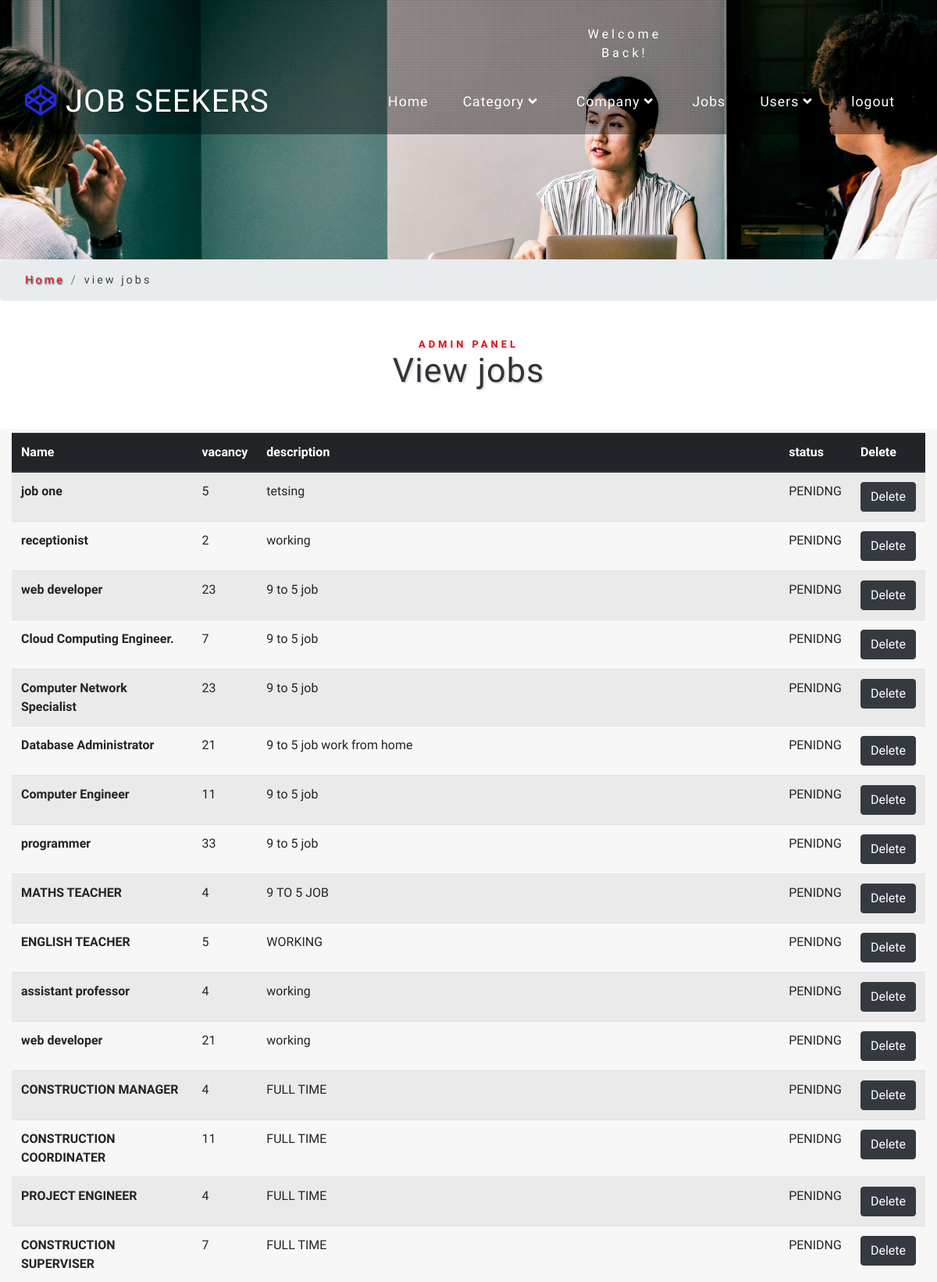
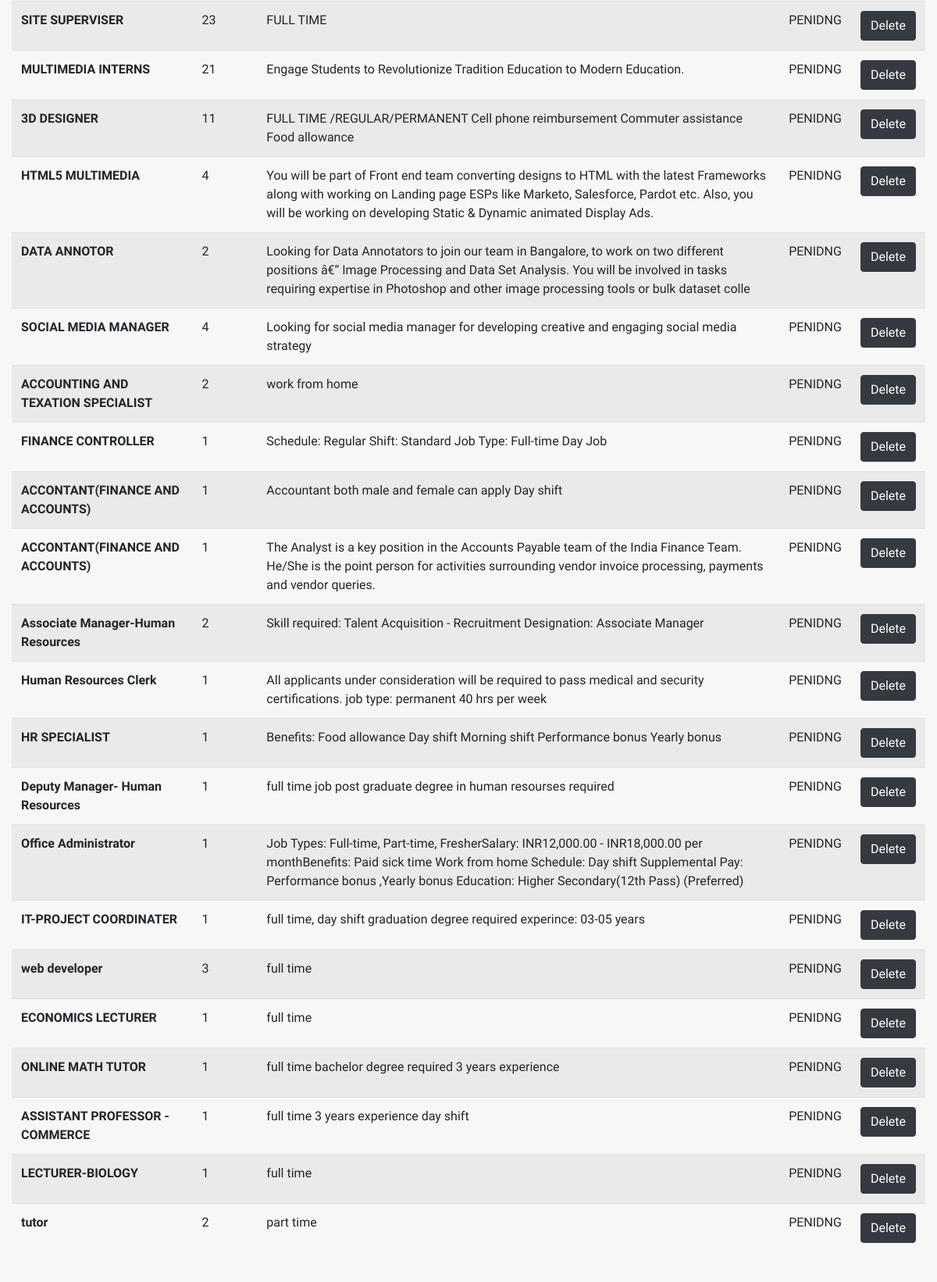
/admin/viewjob.php (signed in, upper part), run on the app's committed database (2 pictures, top to bottom).
### tables this page shows
CREATE TABLE `job` (
  `jid` int(255) NOT NULL,
  `cid` int(255) NOT NULL,
  `jname` varchar(50) NOT NULL,
  `jvacancy` varchar(255) NOT NULL,
  `jdescription` varchar(255) NOT NULL,
  `jsalary` varchar(255) NOT NULL,
  `soft_skills` varchar(255) NOT NULL,
  `hard_skills` varchar(255) NOT NULL,
  `status` varchar(250) NOT NULL,
  `coid` int(255) NOT NULL
);

### admin/viewjob.php (the view, shortened to what this page needs)
<?php
include "header1.php";
include "connection.php";
?><ol class="breadcrumb justify-content-left">
    <li class="breadcrumb-item">
      <a href="index.php">Home</a>
    </li>
    <li class="breadcrumb-item active">view jobs</li>
  </ol>
  <section class="banner-bottom-wthree pt-lg-5 pt-md-3 pt-3">
    <div class="inner-sec-w3ls">
      <h3 class="tittle text-center mb-lg-5 mb-3">
        <span>Admin Panel</span>View jobs</h3>
      <div class="container-fluid">
        <div class="row">
          <div class="col-md-12 main_grid_contact" style="padding: 5px 15px 25px 15px !important;">
            <div class="form">
              <table class="table table-striped table-hover">
                <thead class="thead-dark">
                  <tr>
                    <th scope="col">Name</th>
                    <th scope="col">vacancy</th>
                    <th scope="col">description</th>
                    <th scope="col">status</th>
                    <th scope="col">Delete</th>
                  </tr>
                </thead>
                <tbody>
                  <?php
                    $q = "select * from `job`";
                    $res = mysqli_query($conn,$q);
                    if(mysqli_num_rows($res)>0)
                    {
                      while($row = mysqli_fetch_array($res)){
                        ?>
                        <tr>
                          <th scope="row"><?php echo $row['jname'];?></th>
                          <td><?php echo $row['jvacancy'];?></td>
                          <td><?php echo $row['jdescription'];?></td> <td><?php echo $row['status'];?></td>
                          <td><a href="deletejob.php?x=<?php echo$row['jid'];?>"class="btn btn-dark">Delete</a></td>
                        </tr>
                        <?php
                      }
                    }
                    else
                    {
                      ?>
                      <tr>
                        <th scope="row" colspan="4">No Record Found..!!</th>
                      </tr>
                      <?php
                    }
                  ?>
                </tbody>
              </table>
            </div>
          </div>
        </div>
      </div>
    </div>
  </section>
<?php
  include "footer.php";
?>

### admin/css/style.css (style rules this page uses)
html, body { margin: 0; font-size: 100%; font-family: 'Dosis', sans-serif; background: #fff; }
body a { text-decoration: none; transition: 0.5s all; -webkit-transition: 0.5s all; -moz-transition: 0.5s all; -o-transition: 0.5s all; -ms-transition: 0.5s all; font-family: 'Dosis', sans-serif; }
h1, h2, h3, h4, h5, h6 { margin: 0; font-family: 'Dosis', sans-serif; letter-spacing: 1px; }
h3.tittle span { display: block; text-transform: uppercase; font-size: 0.3em; color: #de0f17; letter-spacing: 4px; font-weight: 600; }
h3.tittle { text-shadow: 2px 2px 2px rgba(41, 41, 41, 0.15); font-size: 2.7em; color: #333338; font-weight: 400; }
li.breadcrumb-item { font-size: 0.9em; letter-spacing: 3px; }
li.breadcrumb-item a { color: #ec1c24; text-shadow: 1px 1px 2px #252424; }
.breadcrumb-item.active { color: #404244; }
ol.breadcrumb { margin: 0; padding: 1em 2em; }
.main_grid_contact { background: #f7f7f7; padding: 9em 5em; }

### data on the page
job: jname "job one", jvacancy "5", jdescription "tetsing", status "PENIDNG"
job: jname "receptionist", jvacancy "2", jdescription "working", status "PENIDNG"
job: jname "web developer", jvacancy "23", jdescription "9 to 5 job", status "PENIDNG"
job: jname "Cloud Computing Engineer.", jvacancy "7", jdescription "9 to 5 job", status "PENIDNG"
job: jname "Computer Network Specialist", jvacancy "23", jdescription "9 to 5 job", status "PENIDNG"
job: jname "Database Administrator", jvacancy "21", jdescription "9 to 5 job work from home", status "PENIDNG"
job: jname "Computer Engineer", jvacancy "11", jdescription "9 to 5 job", status "PENIDNG"
job: jname "programmer", jvacancy "33", jdescription "9 to 5 job", status "PENIDNG"
job: jname "MATHS TEACHER", jvacancy "4", jdescription "9 TO 5 JOB", status "PENIDNG"
job: jname "ENGLISH TEACHER", jvacancy "5", jdescription "WORKING", status "PENIDNG"
job: jname "assistant professor", jvacancy "4", jdescription "working", status "PENIDNG"
job: jname "web developer", jvacancy "21", jdescription "working", status "PENIDNG"
job: jname "CONSTRUCTION MANAGER", jvacancy "4", jdescription "FULL TIME", status "PENIDNG"
job: jname "CONSTRUCTION COORDINATER", jvacancy "11", jdescription "FULL TIME", status "PENIDNG"
job: jname "PROJECT ENGINEER", jvacancy "4", jdescription "FULL TIME", status "PENIDNG"
job: jname "CONSTRUCTION SUPERVISER", jvacancy "7", jdescription "FULL TIME", status "PENIDNG"
job: jname "SITE SUPERVISER", jvacancy "23", jdescription "FULL TIME", status "PENIDNG"
job: jname "MULTIMEDIA INTERNS", jvacancy "21", jdescription "Engage Students to Revolutionize Tradition Education to Modern Education.", status "PENIDNG"
job: jname "3D DESIGNER", jvacancy "11", jdescription "FULL TIME /REGULAR/PERMANENT Cell phone reimbursement Commuter assistance Food allowance", status "PENIDNG"
job: jname "HTML5 MULTIMEDIA", jvacancy "4", jdescription "You will be part of Front end team converting designs to HTML with the latest Frameworks along with working on Landing page ESPs like Marketo, Salesforce, Pardot etc. Also, you will be working on developing Static & Dynamic animated Display Ads.", status "PENIDNG"
job: jname "DATA ANNOTOR", jvacancy "2", jdescription "Looking for Data Annotators to join our team in Bangalore, to work on two different positions â€“ Image Processing and Data Set Analysis. You will be involved in tasks requiring expertise in Photoshop and other image processing tools or bulk dataset colle", status "PENIDNG"
job: jname "SOCIAL MEDIA MANAGER", jvacancy "4", jdescription "Looking for social media manager for developing creative and engaging social media strategy", status "PENIDNG"
job: jname "ACCOUNTING AND TEXATION SPECIALIST", jvacancy "2", jdescription "work from home", status "PENIDNG"
job: jname "FINANCE CONTROLLER", jvacancy "1", jdescription "Schedule: Regular Shift: Standard Job Type: Full-time Day Job", status "PENIDNG"
job: jname "ACCONTANT(FINANCE AND ACCOUNTS)", jvacancy "1", jdescription "Accountant both male and female can apply Day shift", status "PENIDNG"
job: jname "ACCONTANT(FINANCE AND ACCOUNTS)", jvacancy "1", jdescription "The Analyst is a key position in the Accounts Payable team of the India Finance Team. He/She is the point person for activities surrounding vendor invoice processing, payments and vendor queries.", status "PENIDNG"
job: jname "Associate Manager-Human Resources", jvacancy "2", jdescription "Skill required: Talent Acquisition - Recruitment Designation: Associate Manager", status "PENIDNG"
job: jname "Human Resources Clerk", jvacancy "1", jdescription "All applicants under consideration will be required to pass medical and security certifications. job type: permanent 40 hrs per week", status "PENIDNG"
job: jname "HR SPECIALIST", jvacancy "1", jdescription "Benefits: Food allowance Day shift Morning shift Performance bonus Yearly bonus", status "PENIDNG"
job: jname "Deputy Manager- Human Resources", jvacancy "1", jdescription "full time job post graduate degree in human resourses required", status "PENIDNG"
job: jname "Office Administrator", jvacancy "1", jdescription "Job Types: Full-time, Part-time, FresherSalary: INR12,000.00 - INR18,000.00 per monthBenefits: Paid sick time Work from home Schedule: Day shift Supplemental Pay: Performance bonus ,Yearly bonus Education: Higher Secondary(12th Pass) (Preferred)", status "PENIDNG"
job: jname "IT-PROJECT COORDINATER", jvacancy "1", jdescription "full time, day shift graduation degree required experince: 03-05 years", status "PENIDNG"
job: jname "web developer", jvacancy "3", jdescription "full time", status "PENIDNG"
job: jname "ECONOMICS LECTURER", jvacancy "1", jdescription "full time", status "PENIDNG"
job: jname "ONLINE MATH TUTOR", jvacancy "1", jdescription "full time bachelor degree required 3 years experience", status "PENIDNG"
job: jname "ASSISTANT PROFESSOR -COMMERCE", jvacancy "1", jdescription "full time 3 years experience day shift", status "PENIDNG"
job: jname "LECTURER-BIOLOGY", jvacancy "1", jdescription "full time", status "PENIDNG"
job: jname "tutor", jvacancy "2", jdescription "part time", status "PENIDNG"
